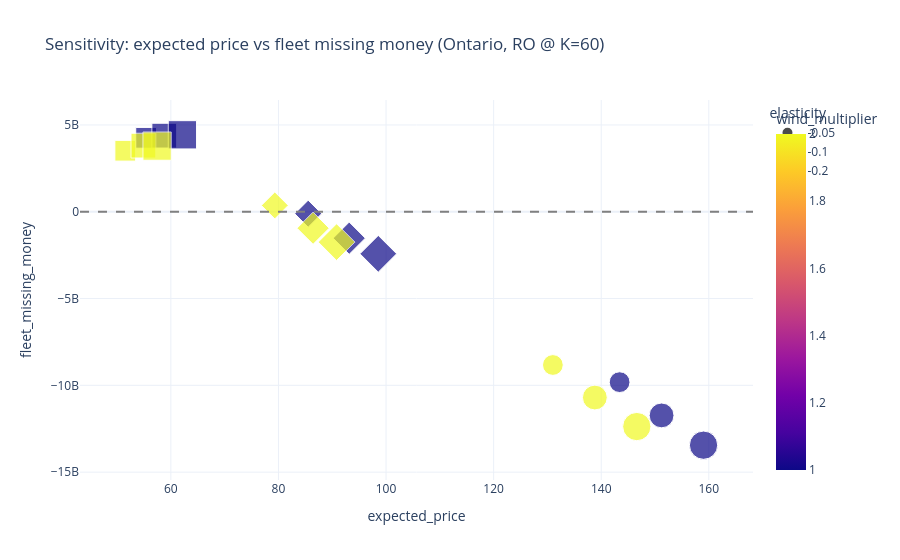

Notebook code cell kept with this figure:
### Code cell
try:
    import plotly.express as px

    fig = px.scatter(
        sens,
        x='expected_price', y='fleet_missing_money',
        color='wind_multiplier',
        symbol='elasticity',
        size='gas_cost_multiplier',
        title='Sensitivity: expected price vs fleet missing money (Ontario, RO @ K=60)',
        template='plotly_white',
    )
    fig.add_hline(y=0, line_dash='dash', line_color='gray')
    fig.show()
except ImportError:
    pass

### Figure 1 — Plotly figure (JSON) as saved in the notebook; plotly's stock layout.template omitted (floating-point values rounded to 4 significant figures)
{"data": [{"hovertemplate": "elasticity=-0.05<br>expected_price=%{x}<br>fleet_missing_money=%{y}<br>gas_cost_multiplier=%{marker.size}<br>wind_multiplier=%{marker.color}<extra></extra>", "legendgroup": "-0.05", "marker": {"color": [1.0, 1.0, 1.0, 2.0, 2.0, 2.0], "coloraxis": "coloraxis", "size": [0.7, 1.0, 1.3, 0.7, 1.0, 1.3], "sizemode": "area", "sizeref": 0.00325, "symbol": "circle"}, "mode": "markers", "name": "-0.05", "orientation": "v", "showlegend": true, "type": "scatter", "x": [143.4, 151.2, 159.0, 131.0, 138.8, 146.6], "xaxis": "x", "y": [-9816000000.0, -11730000000.0, -13450000000.0, -8828000000.0, -10700000000.0, -12380000000.0], "yaxis": "y"}, {"hovertemplate": "elasticity=-0.1<br>expected_price=%{x}<br>fleet_missing_money=%{y}<br>gas_cost_multiplier=%{marker.size}<br>wind_multiplier=%{marker.color}<extra></extra>", "legendgroup": "-0.1", "marker": {"color": [1.0, 1.0, 1.0, 2.0, 2.0, 2.0], "coloraxis": "coloraxis", "size": [0.7, 1.0, 1.3, 0.7, 1.0, 1.3], "sizemode": "area", "sizeref": 0.00325, "symbol": "diamond"}, "mode": "markers", "name": "-0.1", "orientation": "v", "showlegend": true, "type": "scatter", "x": [85.52, 93.15, 98.56, 79.32, 86.44, 90.8], "xaxis": "x", "y": [-112000000.0, -1524000000.0, -2422000000.0, 364400000.0, -948800000.0, -1749000000.0], "yaxis": "y"}, {"hovertemplate": "elasticity=-0.2<br>expected_price=%{x}<br>fleet_missing_money=%{y}<br>gas_cost_multiplier=%{marker.size}<br>wind_multiplier=%{marker.color}<extra></extra>", "legendgroup": "-0.2", "marker": {"color": [1.0, 1.0, 1.0, 2.0, 2.0, 2.0], "coloraxis": "coloraxis", "size": [0.7, 1.0, 1.3, 0.7, 1.0, 1.3], "sizemode": "area", "sizeref": 0.00325, "symbol": "square"}, "mode": "markers", "name": "-0.2", "orientation": "v", "showlegend": true, "type": "scatter", "x": [55.4, 58.77, 62.15, 51.52, 54.9, 57.44], "xaxis": "x", "y": [4259000000.0, 4384000000.0, 4432000000.0, 3515000000.0, 3809000000.0, 3779000000.0], "yaxis": "y"}], "layout": {"coloraxis": {"colorbar": {"title": {"text": "wind_multiplier"}}, "colorscale": [[0.0, "#0d0887"], [0.1111, "#46039f"], [0.2222, "#7201a8"], [0.3333, "#9c179e"], [0.4444, "#bd3786"], [0.5556, "#d8576b"], [0.6667, "#ed7953"], [0.7778, "#fb9f3a"], [0.8889, "#fdca26"], [1.0, "#f0f921"]]}, "legend": {"itemsizing": "constant", "title": {"text": "elasticity"}, "tracegroupgap": 0}, "shapes": [{"line": {"color": "gray", "dash": "dash"}, "type": "line", "x0": 0, "x1": 1, "xref": "x domain", "y0": 0, "y1": 0, "yref": "y"}], "title": {"text": "Sensitivity: expected price vs fleet missing money (Ontario, RO @ K=60)"}, "xaxis": {"anchor": "y", "domain": [0.0, 1.0], "title": {"text": "expected_price"}}, "yaxis": {"anchor": "x", "domain": [0.0, 1.0], "title": {"text": "fleet_missing_money"}}}}
